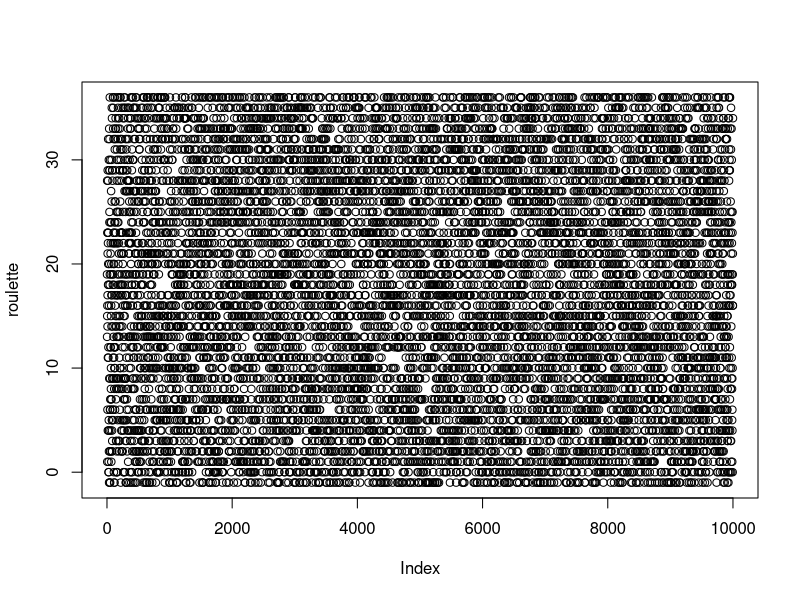
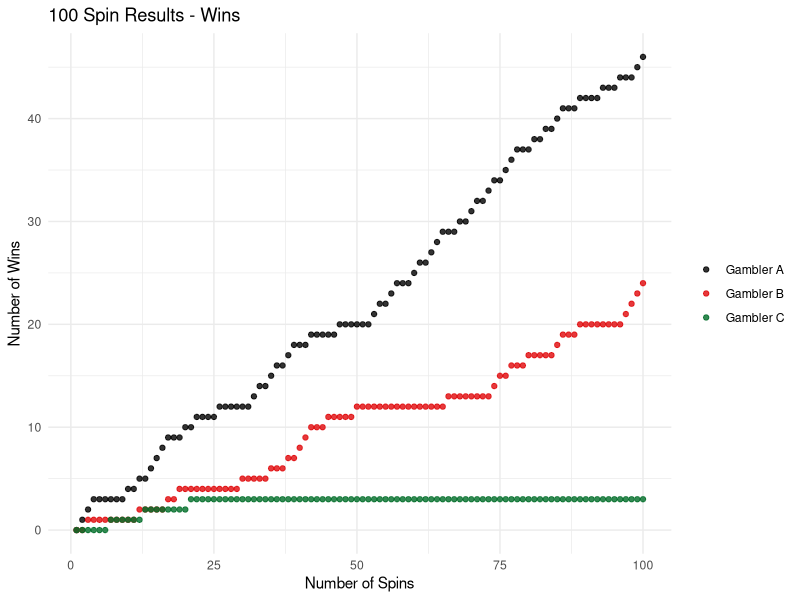
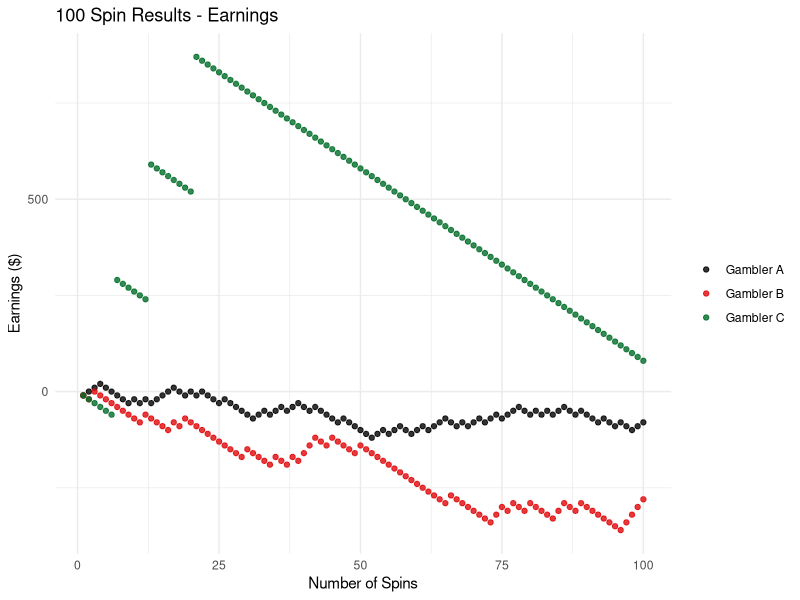
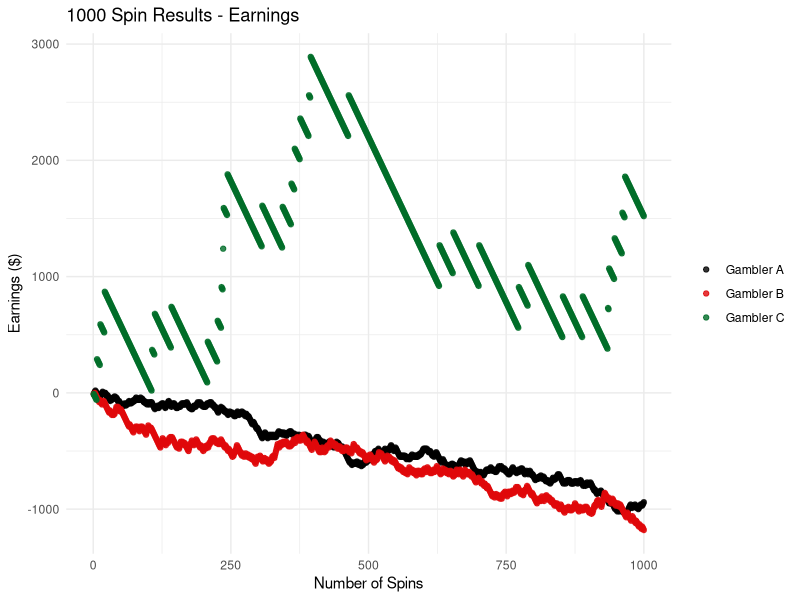
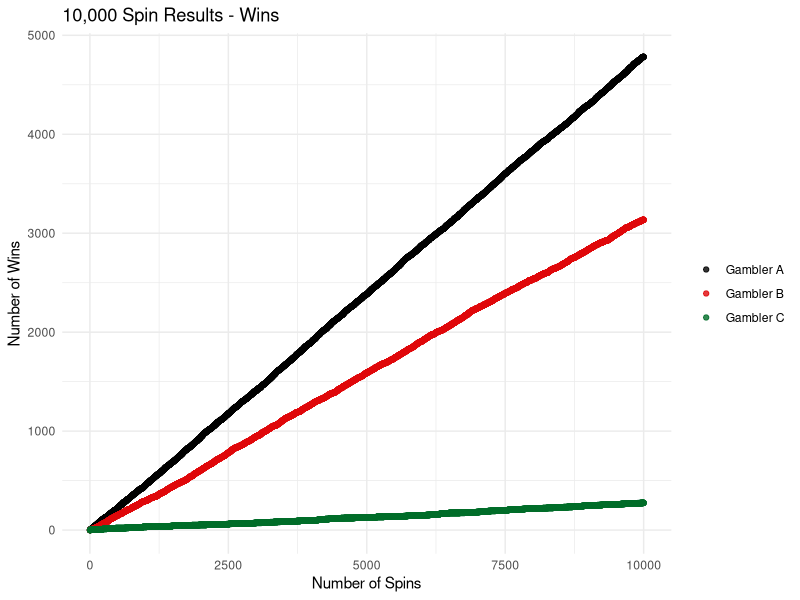
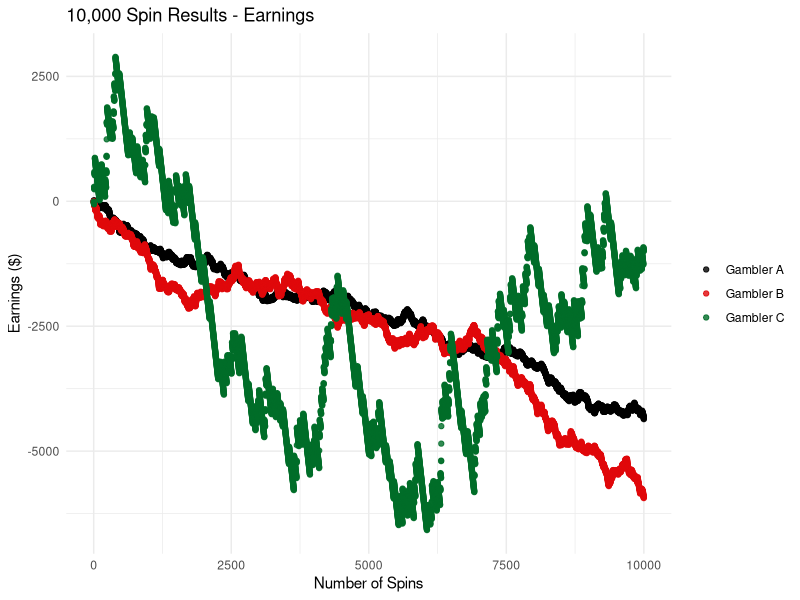

Reproduce these figures in R, in order. (Note: this script raises an error after producing the figures.)
## ---- chunk 1
library('tidyverse')
## ---- chunk 2
roulette <- sample(-1:36, 10000, replace=T)
## ---- chunk 3

# Define Bets
black <- c(2, 4, 7, 8, 10, 11, 13, 15, 17, 20, 22, 24, 26, 28, 29, 31, 33, 35)
third_dozen <- c(25, 26, 27, 28, 29, 30, 31, 32, 33, 34, 35, 36)
lucky_23 <- 23

# Initialize Variables
# Gambler A
ga_cash <- vector("double", length(roulette))
ga_total_cash <- 0 
ga_wins <- vector("double", length(roulette))
ga_total_wins <- 0 
# Gambler B
gb_cash <- vector("double", length(roulette))
gb_total_cash <- 0 
gb_wins <- vector("double", length(roulette))
gb_total_wins <- 0 
# Gambler C
gc_cash <- vector("double", length(roulette))
gc_total_cash <- 0 
gc_wins <- vector("double", length(roulette))
gc_total_wins <- 0 

for (i in seq_along(roulette)) {
  # All Gamblers Bet
  ga_total_cash = ga_total_cash - 10
  gb_total_cash = gb_total_cash - 10
  gc_total_cash = gc_total_cash - 10
  # If Gambler A Wins
  if (roulette[[i]] %in% black) {
    ga_total_cash = ga_total_cash + 20 
    ga_total_wins = ga_total_wins + 1 
  }
  # If Gambler B Wins
  if (roulette[[i]] %in% third_dozen) {
    gb_total_cash = gb_total_cash + 30 
    gb_total_wins = gb_total_wins + 1
  }
  # If Gambler C Wins
  if (roulette[[i]] == lucky_23) {
    gc_total_cash = gc_total_cash + 360
    gc_total_wins = gc_total_wins + 1
  }
  # End of Round - Save Totals 
  ga_cash[[i]] <- ga_total_cash
  ga_wins[[i]] <- ga_total_wins
  gb_cash[[i]] <- gb_total_cash
  gb_wins[[i]] <- gb_total_wins
  gc_cash[[i]] <- gc_total_cash
  gc_wins[[i]] <- gc_total_wins
}

## ---- chunk 4
plot(roulette)
## ---- chunk 5
ga <- "Gambler A"
gb <- "Gambler B"
gc <- "Gambler C"

results <- tibble(spin_num = 1:10000, ga, ga_cash, ga_wins, gb, gb_cash, gb_wins, gc, gc_cash, gc_wins)
results_100 <- head(results, n=100)
results_1000 <- head(results, n=1000)
## ---- chunk 6
ggplot(results_100) + 
  geom_point(aes(x = spin_num, y = ga_wins, color = ga), alpha = 0.8) + 
  geom_point(aes(x = spin_num, y = gb_wins, color = gb), alpha = 0.8) + 
  geom_point(aes(x = spin_num, y  = gc_wins, color = gc), alpha = 0.8) + 
  theme_minimal() +
  theme(legend.title=element_blank()) + 
  scale_colour_manual(values = c("black", "#E0080B", "#016D29")) + 
    labs(title = "100 Spin Results - Wins", 
       y = "Number of Wins",
       x = "Number of Spins"
       )
## ---- chunk 7
ggplot(results_100) + 
  geom_point(aes(x = spin_num, y = ga_cash, color = ga), alpha = 0.8) + 
  geom_point(aes(x = spin_num, y = gb_cash, color = gb), alpha = 0.8) + 
  geom_point(aes(x = spin_num, y = gc_cash, color = gc), alpha = 0.8) + 
  theme_minimal() +
  theme(legend.title=element_blank()) + 
  scale_colour_manual(values = c("black", "#E0080B", "#016D29")) + 
    labs(title = "100 Spin Results - Earnings", 
       y = "Earnings ($)",
       x = "Number of Spins"
       )
## ---- chunk 8
ggplot(results_1000) + 
  geom_point(aes(x = spin_num, y = ga_cash, color = ga), alpha = 0.8) + 
  geom_point(aes(x = spin_num, y = gb_cash, color = gb), alpha = 0.8) + 
  geom_point(aes(x = spin_num, y  = gc_cash, color = gc), alpha = 0.8) + 
  theme_minimal() +
  theme(legend.title=element_blank()) + 
  scale_colour_manual(values = c("black", "#E0080B", "#016D29")) + 
    labs(title = "1000 Spin Results - Earnings", 
       y = "Earnings ($)",
       x = "Number of Spins"
       )
## ---- chunk 9
ggplot(results) + 
  geom_point(aes(x = spin_num, y = ga_wins, color = ga), alpha = 0.8) + 
  geom_point(aes(x = spin_num, y = gb_wins, color = gb), alpha = 0.8) + 
  geom_point(aes(x = spin_num, y  = gc_wins, color = gc), alpha = 0.8) + 
  theme_minimal() +
  theme(legend.title=element_blank()) + 
  scale_colour_manual(values = c("black", "#E0080B", "#016D29")) + 
    labs(title = "10,000 Spin Results - Wins", 
       y = "Number of Wins",
       x = "Number of Spins"
       )
## ---- chunk 10
ggplot(results) + 
  geom_point(aes(x = spin_num, y = ga_cash, color = ga), alpha = 0.8) + 
  geom_point(aes(x = spin_num, y = gb_cash, color = gb), alpha = 0.8) + 
  geom_point(aes(x = spin_num, y  = gc_cash, color = gc), alpha = 0.8) + 
  theme_minimal() +
  theme(legend.title=element_blank()) + 
  scale_colour_manual(values = c("black", "#E0080B", "#016D29")) + 
    labs(title = "10,000 Spin Results - Earnings", 
       y = "Earnings ($)",
       x = "Number of Spins"
       )
## ---- chunk 11
ga_total_wins / 10000 * 100
gb_total_wins / 10000 * 100
gc_total_wins / 10000 * 100
## ---- chunk 12
ga_total_cash / 10000
gb_total_cash / 10000
gc_total_cash / 10000
## ---- chunk 13
min(ga_cash)
min(gb_cash)
min(gc_cash)

## ---- chunk 14
lead_ga_wins <- lead(ga_wins)
ga_wins_yn <- vector("double", length(ga_wins))

for (i in seq_along(ga_wins)) {
  ga_wins_yn[[i]] = lead_ga_wins[[i]] - ga_wins[[i]]
}

dry_count <- 0 
dry_count_save <- vector("double", length(short_yn))

short_yn <- head(ga_wins_yn, n = 9999)

for (i in seq_along(short_yn)) {
  if (short_yn[[i]] == FALSE) {
    dry_count = dry_count + 1
  }
  if (short_yn[[i]] == TRUE) {
    dry_count_save[[i]] = dry_count
    dry_count = 0
  } 
}

dry_count_save

dry_tibble <- tibble("index" = 1:10000, "count" = dry_count_save)

ggplot(dry_tibble) + 
  geom_bar(aes(count))
  
